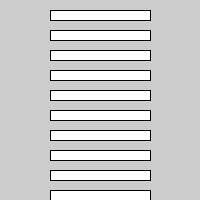
Frame 1 (no input)
Frame 60 (the mouse pressed at the canvas centre just before this capture): identical to frame 1, image omitted
Frame 120 (the mouse held since frame 60 and released just before this capture): identical to frame 1, image omitted

The Processing sketch that drew this single still picture (run headless with seeded random() and noise(); from frame 60 on, the mouse is pressed at the canvas centre):

// Processing sketch: processing_9213
// ── processing_9213.pde

int y = 10;   
int x = 50;      
int spacing = 10;   
int len = 20;




void setup () {
  size (200,200);
}
void draw () {
  
  while (y<height) {
    //loop!
    rect(x,y,100,10);
    y=y+20;
  }
}
